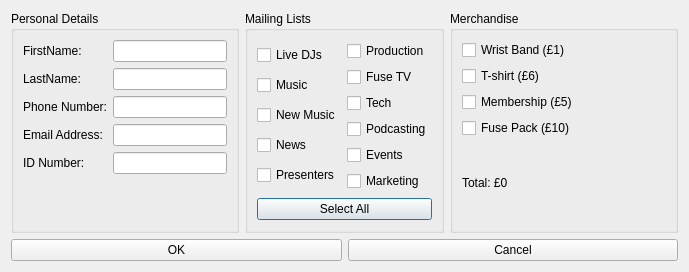
<?xml version="1.0" encoding="UTF-8"?>
<ui version="4.0">
 <class>UserAddDialog</class>
 <widget class="QDialog" name="UserAddDialog">
  <property name="geometry">
   <rect>
    <x>0</x>
    <y>0</y>
    <width>689</width>
    <height>272</height>
   </rect>
  </property>
  <property name="windowTitle">
   <string>Add / Edit User</string>
  </property>
  <layout class="QVBoxLayout" name="verticalLayout">
   <item>
    <layout class="QHBoxLayout" name="horizontalLayout" stretch="1,0,1">
     <item>
      <widget class="QGroupBox" name="groupBox">
       <property name="title">
        <string>Personal Details</string>
       </property>
       <layout class="QFormLayout" name="formLayout">
        <item row="0" column="0">
         <widget class="QLabel" name="FirstNameLabel">
          <property name="text">
           <string>FirstName:</string>
          </property>
         </widget>
        </item>
        <item row="0" column="1">
         <widget class="QLineEdit" name="FirstNameText"/>
        </item>
        <item row="1" column="0">
         <widget class="QLabel" name="LastNameLabel">
          <property name="text">
           <string>LastName:</string>
          </property>
         </widget>
        </item>
        <item row="2" column="0">
         <widget class="QLabel" name="PhoneNumberLabel">
          <property name="text">
           <string>Phone Number:</string>
          </property>
         </widget>
        </item>
        <item row="3" column="0">
         <widget class="QLabel" name="EmailLabel">
          <property name="text">
           <string>Email Address:</string>
          </property>
         </widget>
        </item>
        <item row="4" column="0">
         <widget class="QLabel" name="IDNumberLabel">
          <property name="text">
           <string>ID Number:</string>
          </property>
         </widget>
        </item>
        <item row="1" column="1">
         <widget class="QLineEdit" name="LastNameText"/>
        </item>
        <item row="2" column="1">
         <widget class="QLineEdit" name="PhoneNumberText"/>
        </item>
        <item row="3" column="1">
         <widget class="QLineEdit" name="EmailAddressText"/>
        </item>
        <item row="4" column="1">
         <widget class="QLineEdit" name="IDNumberText">
          <property name="maxLength">
           <number>7</number>
          </property>
         </widget>
        </item>
       </layout>
      </widget>
     </item>
     <item>
      <widget class="QGroupBox" name="groupBox_2">
       <property name="title">
        <string>Mailing Lists</string>
       </property>
       <layout class="QVBoxLayout" name="verticalLayout_5">
        <item>
         <layout class="QHBoxLayout" name="horizontalLayout_3">
          <item>
           <layout class="QVBoxLayout" name="verticalLayout_2">
            <item>
             <widget class="QCheckBox" name="DJsCheck">
              <property name="text">
               <string>Live DJs</string>
              </property>
             </widget>
            </item>
            <item>
             <widget class="QCheckBox" name="MusicCheck">
              <property name="text">
               <string>Music</string>
              </property>
             </widget>
            </item>
            <item>
             <widget class="QCheckBox" name="NewMusicCheck">
              <property name="text">
               <string>New Music</string>
              </property>
             </widget>
            </item>
            <item>
             <widget class="QCheckBox" name="NewsCheck">
              <property name="text">
               <string>News</string>
              </property>
             </widget>
            </item>
            <item>
             <widget class="QCheckBox" name="PresentersCheck">
              <property name="text">
               <string>Presenters</string>
              </property>
             </widget>
            </item>
           </layout>
          </item>
          <item>
           <layout class="QVBoxLayout" name="verticalLayout_3">
            <item>
             <widget class="QCheckBox" name="ProductionCheck">
              <property name="text">
               <string>Production</string>
              </property>
             </widget>
            </item>
            <item>
             <widget class="QCheckBox" name="TVCheck">
              <property name="text">
               <string>Fuse TV</string>
              </property>
             </widget>
            </item>
            <item>
             <widget class="QCheckBox" name="TechCheck">
              <property name="text">
               <string>Tech</string>
              </property>
             </widget>
            </item>
            <item>
             <widget class="QCheckBox" name="PodcastingCheck">
              <property name="text">
               <string>Podcasting</string>
              </property>
             </widget>
            </item>
            <item>
             <widget class="QCheckBox" name="EventsCheck">
              <property name="text">
               <string>Events</string>
              </property>
             </widget>
            </item>
            <item>
             <widget class="QCheckBox" name="MarketingCheck">
              <property name="text">
               <string>Marketing</string>
              </property>
             </widget>
            </item>
           </layout>
          </item>
         </layout>
        </item>
        <item>
         <widget class="QPushButton" name="selectAllGroupsButton">
          <property name="text">
           <string>Select All</string>
          </property>
         </widget>
        </item>
       </layout>
      </widget>
     </item>
     <item>
      <widget class="QGroupBox" name="groupBox_3">
       <property name="title">
        <string>Merchandise</string>
       </property>
       <layout class="QVBoxLayout" name="verticalLayout_4">
        <item>
         <widget class="QCheckBox" name="WristBandCheck">
          <property name="text">
           <string>Wrist Band (£1)</string>
          </property>
         </widget>
        </item>
        <item>
         <widget class="QCheckBox" name="TShirtCheck">
          <property name="text">
           <string>T-shirt (£6)</string>
          </property>
         </widget>
        </item>
        <item>
         <widget class="QCheckBox" name="MembershipCheck">
          <property name="text">
           <string>Membership (£5)</string>
          </property>
         </widget>
        </item>
        <item>
         <widget class="QCheckBox" name="FusePackCheck">
          <property name="text">
           <string>Fuse Pack (£10)</string>
          </property>
         </widget>
        </item>
        <item>
         <widget class="QLabel" name="TotalLabel">
          <property name="styleSheet">
           <string notr="true"/>
          </property>
          <property name="text">
           <string>Total: £0</string>
          </property>
         </widget>
        </item>
       </layout>
      </widget>
     </item>
    </layout>
   </item>
   <item>
    <layout class="QHBoxLayout" name="horizontalLayout_2">
     <item>
      <widget class="QPushButton" name="OKButton">
       <property name="text">
        <string>OK</string>
       </property>
       <property name="icon">
        <iconset resource="res.qrc">
         <normaloff>:/icons/icons/ok.png</normaloff>:/icons/icons/ok.png</iconset>
       </property>
      </widget>
     </item>
     <item>
      <widget class="QPushButton" name="ClearButton">
       <property name="text">
        <string>Cancel</string>
       </property>
       <property name="icon">
        <iconset resource="res.qrc">
         <normaloff>:/icons/icons/cancel.png</normaloff>:/icons/icons/cancel.png</iconset>
       </property>
      </widget>
     </item>
    </layout>
   </item>
  </layout>
 </widget>
 <resources>
  <include location="res.qrc"/>
 </resources>
 <connections/>
</ui>
